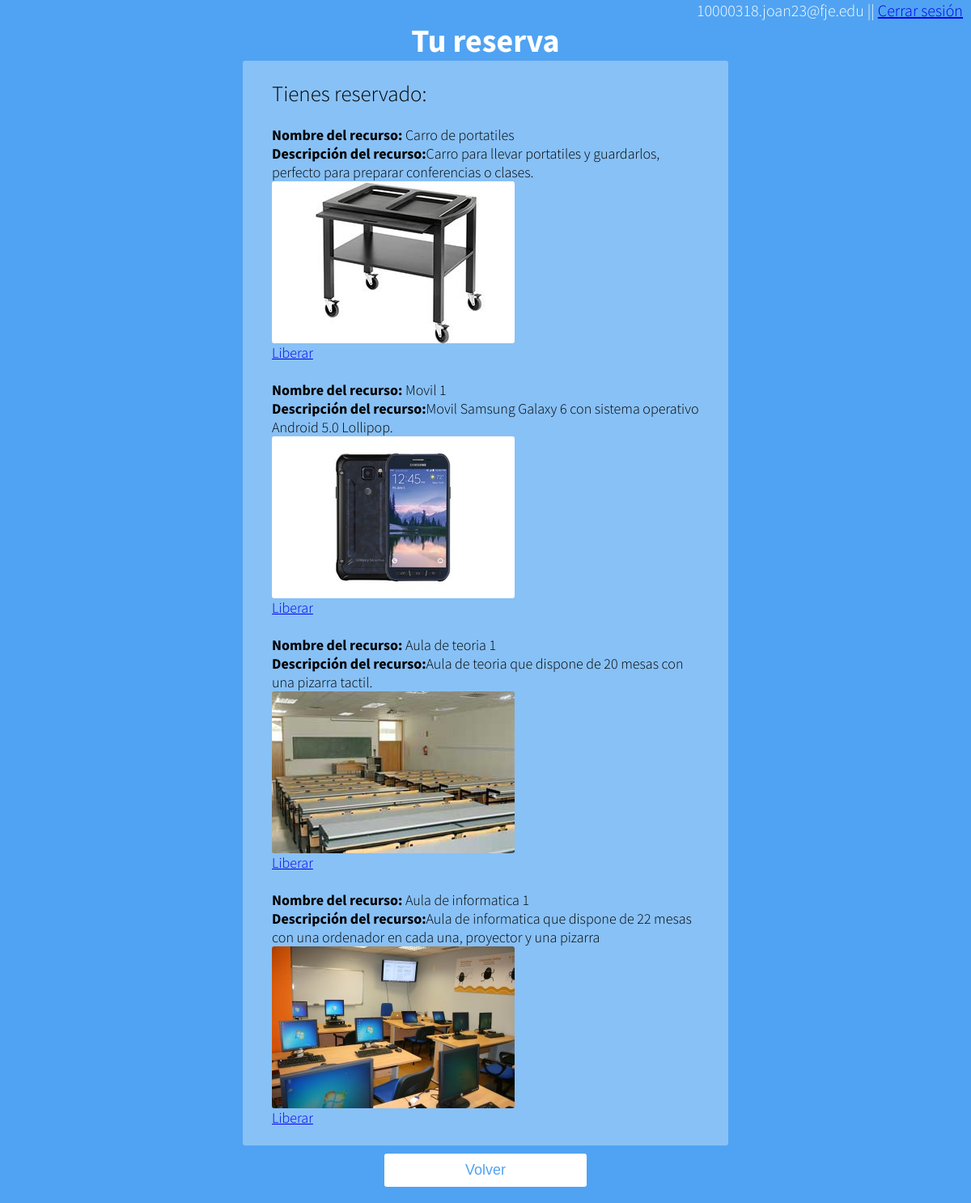
Page /mis_reservas.php (signed in) on the committed database.
### tables this page shows
CREATE TABLE IF NOT EXISTS `tbl_usuaris` (
`id_usuari` int(11) NOT NULL,
  `pass_usuari` varchar(20) NOT NULL,
  `nom_usuari` varchar(20) NOT NULL,
  `email_usuari` varchar(50) NOT NULL
);

CREATE TABLE IF NOT EXISTS `tbl_recurs` (
`id_recurs` int(11) NOT NULL,
  `nom_recurs` varchar(35) NOT NULL,
  `desc_recurs` varchar(100) NOT NULL,
  `img_recurs` varchar(35) NOT NULL,
  `tipus_recurs` tinyint(1) NOT NULL,
  `estado` varchar(20) NOT NULL,
  `id_usuari` int(11) DEFAULT NULL
);

### session.php (called while the page is built, shortened)
<?php
$con = mysqli_connect('mysql.2freehosting.com', 'u791364826_root', '123456', 'u791364826_pr02');
$user_check=$_SESSION['login_user'];
$sql = "SELECT * FROM tbl_usuaris WHERE id_usuari = '$user_check'";
$datos = mysqli_query($con, $sql);
$row = mysqli_fetch_assoc($datos);
$login_session =$row['email_usuari'];
?>

### mis_reservas.php (the view, shortened to what this page needs)
<?php
include('session.php');
?>
<html lang="en">
		<head>
        <link rel="stylesheet" href="css/style.css">
        </head>
        <body>
           <div class="fondo">
                <header>
                       <p class="username"><?php echo $login_session; ?> ||  <a href="index.php">Cerrar sesión</a></p>
                        <h1>Tu reserva</H1>
                </header>
                <section class="formulario">
                        <p>
           				<?php
                        $con = mysqli_connect('mysql.2freehosting.com', 'u791364826_root', '123456', 'u791364826_pr02');
						$sql =  $sql = "SELECT * FROM tbl_recurs, tbl_usuaris WHERE `tbl_usuaris`.`id_usuari` = $_SESSION[login_user] AND `tbl_recurs`.`id_usuari` = `tbl_usuaris`.`id_usuari` ORDER BY `tbl_recurs`.`id_recurs` ASC";
						$datos = mysqli_query($con, $sql);
								if (mysqli_num_rows($datos)>0) {
									echo "<br><h1>Tienes reservado:</h1><br>";
									while($prod = mysqli_fetch_array($datos)) {
										echo "<b class='negrita'>Nombre del recurso:</b> $prod[nom_recurs]<br/>";
										echo "<b class='negrita'>Descripción del recurso:</b>";
										echo "$prod[desc_recurs]<br/>";
										$fichero="img/$prod[img_recurs]";
										if(file_exists($fichero)){
											echo "<img class='imag' src='$fichero'><br/>";
											echo "<a href='liberar.php?nom_recurs=$prod[nom_recurs]'> Liberar </a><br/><br/>";
										}
									}
								}else{
									echo "<h1 class='pad'>No has reservado nada</h1>";
								}
						?>
                        </p>
                </section>
                <form id="botonform" action="form.php">
                <button class="form2" type="submit">Volver</button>
                </form>
                <br>
                </div>
        </body>
</html>

### css/style.css (style rules this page uses)
* { box-sizing: border-box; margin: 0; padding: 0; font-weight: 300; }
body { font-family: 'Source Sans Pro', sans-serif; color: white; font-weight: 300; }
.fondo { background: linear-gradient(to bottom right, #50A3f2 0%, #50A3f2 100%); height: auto; min-height: 100%; width: 100%; }
form { padding: 20px 0; position: relative; z-index: 2; }
form button { -webkit-appearance: none; -moz-appearance: none; appearance: none; outline: 0; background-color: white; border: 0; padding: 10px 15px; color: #50A3f2; border-radius: 3px; width: 250px; cursor: pointer; font-size: 18px; -webkit-transition-duration: 0.25s; transition-duration: 0.25s; }
header h1 { font-size: 40px; font-weight: bold; text-align: center; }
.formulario { padding-left: 3%; padding-right: 3%; width: 50%; margin-left: 25%; color: black; border-radius: 3px; background-color: rgba(255, 254, 254, 0.32); font-size: 18px; }
.form2 { -webkit-appearance: none; -moz-appearance: none; appearance: none; outline: 0; background-color: white; border: 0; padding: 10px 15px; color: #50A3f2; border-radius: 3px; width: 250px; cursor: pointer; display: block; margin-right: auto; margin-left: auto; font-size: 18px; -webkit-transition-duration: 0.25s; transition-duration: 0.25s; }
.username { text-align: right; color: white; font-size: 20px; margin-right: 10px; }
#botonform { padding-top: 10px; padding-bottom: 0px; }
.imag { border-radius: 3px; }
.negrita { font-weight: bold; }

### rows in the picture
tbl_usuaris: email_usuari "10000318.joan23@fje.edu"
tbl_recurs: nom_recurs "Carro de portatiles", desc_recurs "Carro para llevar portatiles y guardarlos, perfecto para preparar conferencias o clases.", img_recurs (picture)
tbl_recurs: nom_recurs "Movil 1", desc_recurs "Movil Samsung Galaxy 6 con sistema operativo Android 5.0 Lollipop.", img_recurs (picture)
tbl_recurs: nom_recurs "Aula de teoria 1", desc_recurs "Aula de teoria que dispone de 20 mesas con una pizarra tactil.", img_recurs (picture)
tbl_recurs: nom_recurs "Aula de informatica 1", desc_recurs "Aula de informatica que dispone de 22 mesas con una ordenador en cada una, proyector y una pizarra", img_recurs (picture)
